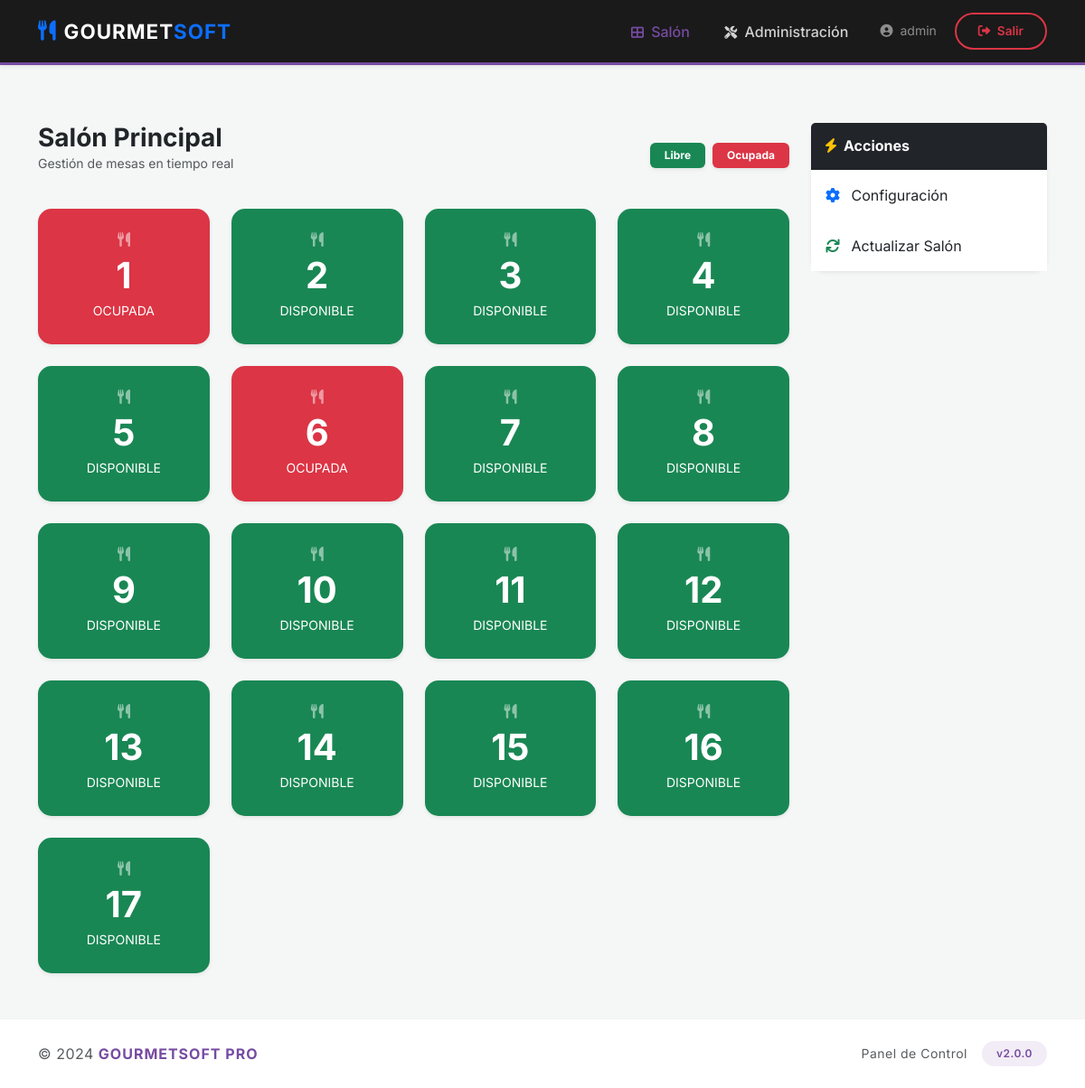
The app's page /dashboard (signed in) with its own data.
### app/models.py (models this page shows)
class TableModel(db.Model):
    __tablename__ = 'tables'
    id = db.Column(db.Integer, primary_key=True)
    number = db.Column(db.Integer, unique=True, nullable=False)
    status = db.Column(db.String(20), default='disponible')
    orders = db.relationship('Order', backref='table', lazy=True)

### app/routes.py (the view)
@main.route('/dashboard')
def dashboard():
    if 'user_id' not in session:
        return redirect(url_for('main.login'))
    tables = TableModel.query.order_by(TableModel.number).all()
    products = Product.query.all()
    return render_template('dashboard.html', tables=tables, products=products)

### app/templates/dashboard.html (shortened to what this page needs)
{% extends "layout.html" %}
{% block content %}
<div class="container mt-5">
    <div class="row">
        <div class="col-lg-9">
            <div class="d-flex justify-content-between align-items-center mb-4">
                <div>
                    <h3 class="fw-bold text-dark m-0">Salón Principal</h3>
                    <p class="text-muted small">Gestión de mesas en tiempo real</p>
                </div>
                <div class="d-flex gap-2">
                    <span class="badge bg-success shadow-sm px-3 py-2">Libre</span>
                    <span class="badge bg-danger shadow-sm px-3 py-2">Ocupada</span>
                </div>
            </div>
            <div class="row row-cols-2 row-cols-md-3 row-cols-lg-4 g-4">
                {% for table in tables %}
                <div class="col">
                    <div id="table-{{ table.id }}"
                         class="card h-100 shadow-sm table-card {{ 'bg-danger text-white' if table.status == 'ocupada' else 'bg-success text-white' }}"
                         onclick="openOrderModal('{{ table.id }}', '{{ table.number }}', '{{ table.status }}')"
                         style="cursor: pointer; min-height: 150px; border: none; border-radius: 15px;">
                        <div class="card-body text-center d-flex flex-column justify-content-center">
                            <i class="fas fa-utensils mb-2 opacity-50"></i>
                            <h2 class="display-6 fw-bold mb-1">{{ table.number }}</h2>
                            <span class="small text-uppercase">{{ table.status }}</span>
                        </div>
                    </div>
                </div>
                {% endfor %}
            </div>
        </div>
        <div class="col-lg-3 mt-4 mt-lg-0">
            <div class="card border-0 shadow-sm rounded-4 mb-4">
                <div class="card-header bg-dark text-white py-3 border-0">
                    <h6 class="m-0 fw-bold"><i class="fas fa-bolt me-2 text-warning"></i>Acciones</h6>
                </div>
                <div class="card-body p-0">
                    <div class="list-group list-group-flush">
                        {% if session['role'] in ['admin', 'cajera'] %}
                        <a href="{{ url_for('main.settings') }}" class="list-group-item list-group-item-action py-3 border-0">
                            <i class="fas fa-cog me-2 text-primary"></i> Configuración
                        </a>
                        {% endif %}
                        <button class="list-group-item list-group-item-action py-3 border-0" onclick="location.reload()">
                            <i class="fas fa-sync me-2 text-success"></i> Actualizar Salón
                        </button>
                    </div>
                </div>
            </div>
        </div>
    </div>
</div>
<footer class="footer py-4 mt-auto">
    <div class="container">
        <div class="d-flex flex-column flex-md-row justify-content-between align-items-center gap-3">
            <div>
                <span class="text-muted">© 2024 </span>
                <span class="fw-bold" style="color: var(--primary-color); letter-spacing: 1px;">GOURMETSOFT PRO</span>
            </div>
            <div class="d-flex align-items-center gap-3">
                <span class="text-muted small d-none d-md-block">Panel de Control</span>
                <span class="badge rounded-pill px-3 py-2" style="background: rgba(118, 75, 162, 0.1); color: var(--primary-color); font-weight: 600;">
                    v2.0.0
                </span>
            </div>
        </div>
    </div>
</footer>
{% endblock %}

### app/templates/layout.html (shortened to what this page needs)
<!DOCTYPE html>
<html lang="es">
<head>
    <link href="https://cdn.jsdelivr.net/npm/bootstrap@5.3.0/dist/css/bootstrap.min.css" rel="stylesheet">
    <link rel="stylesheet" href="https://cdnjs.cloudflare.com/ajax/libs/font-awesome/6.0.0/css/all.min.css">
    <link rel="stylesheet" href="{{ url_for('static', filename='css/custom.css') }}">
</head>
<body>
    <nav class="navbar navbar-expand-lg navbar-dark shadow-sm">
        <div class="container">
            <a class="navbar-brand d-flex align-items-center" href="{{ url_for('main.dashboard') }}">
                <i class="fas fa-utensils text-primary me-2"></i>
                <span>GOURMET<span class="text-primary">SOFT</span></span>
            </a>
            <div class="collapse navbar-collapse" id="navbarNav">
                <ul class="navbar-nav ms-auto align-items-center">
                    {% if session.get('user_id') %}
                        <li class="nav-item">
                            <a class="nav-link {{ 'active' if request.endpoint == 'main.dashboard' }}" href="{{ url_for('main.dashboard') }}">
                                <i class="fas fa-th-large me-1 small"></i> Salón
                            </a>
                        </li>
                        {% if session.get('role') == 'admin' %}
                        <li class="nav-item">
                            <a class="nav-link {{ 'active' if request.endpoint == 'main.settings' }}" href="{{ url_for('main.settings') }}">
                                <i class="fas fa-tools me-1 small"></i> Administración
                            </a>
                        </li>
                        {% endif %}
                        <li class="nav-item ms-lg-3">
                            <span class="text-white-50 small me-3 d-none d-lg-inline">
                                <i class="fas fa-user-circle me-1"></i> {{ session.get('username') }}
                            </span>
                            <a class="btn btn-outline-danger btn-logout border-2" href="{{ url_for('main.logout') }}">
                                <i class="fas fa-sign-out-alt me-1"></i> Salir
                            </a>
                        </li>
                    {% endif %}
                </ul>
            </div>
        </div>
    </nav>
    <main class="main-wrapper">
        {% block content %}{% endblock %}
    </main>
</body>
</html>

### app/static/css/custom.css (style rules this page uses)
:root { --primary-color: #764ba2; --secondary-color: #667eea; --success-color: #2ecc71; --danger-color: #e74c3c; --dark-bg: #1a1a1a; --light-bg: #f4f7f6; --transition-smooth: all 0.3s cubic-bezier(0.25, 0.8, 0.25, 1); }
body { font-family: 'Inter', sans-serif; background-color: var(--light-bg); margin: 0; padding: 0; }
body, html { height: 100%; margin: 0; }
.table-card { transition: var(--transition-smooth); border: none !important; border-radius: 20px; color: white; min-height: 160px; }
.footer { background-color: #ffffff !important; border-top: 1px solid rgba(0,0,0,0.05) !important; margin-top: 50px !important; }
.footer span { letter-spacing: 0.5px; }
body { display: flex; flex-direction: column; min-height: 100vh; }
main, .container { flex: 1; }
footer { background: #ffffff !important; border-top: 1px solid rgba(0, 0, 0, 0.05); padding: 20px 0; margin-top: auto; }
main, .container { flex: 1 0 auto; }

### app/templates/layout.html (style rules this page uses)
body { background-color: #f4f7f6; font-family: 'Inter', sans-serif; }
.navbar { background: #1a1a1a !important; padding: 0.8rem 0; border-bottom: 3px solid #764ba2; }
.navbar-brand { font-weight: 700; letter-spacing: 1px; font-size: 1.4rem; }
.nav-link { font-weight: 500; color: rgba(255,255,255,0.8) !important; transition: color 0.3s ease; padding: 0.5rem 1.2rem !important; }
.nav-link.active { color: #764ba2 !important; }
.btn-logout { border-radius: 50px; padding: 0.5rem 1.5rem; font-weight: 600; font-size: 0.85rem; transition: all 0.3s; }
.main-wrapper { min-height: calc(100vh - 160px); }

### app/templates/dashboard.html (style rules this page uses)
body { display: flex; flex-direction: column; min-height: 100vh; }

### records on screen
TableModel: number "1", status "OCUPADA"
TableModel: number "2", status "DISPONIBLE"
TableModel: number "3", status "DISPONIBLE"
TableModel: number "4", status "DISPONIBLE"
TableModel: number "5", status "DISPONIBLE"
TableModel: number "6", status "OCUPADA"
TableModel: number "7", status "DISPONIBLE"
TableModel: number "8", status "DISPONIBLE"
TableModel: number "9", status "DISPONIBLE"
TableModel: number "10", status "DISPONIBLE"
TableModel: number "11", status "DISPONIBLE"
TableModel: number "12", status "DISPONIBLE"
TableModel: number "13", status "DISPONIBLE"
TableModel: number "14", status "DISPONIBLE"
TableModel: number "15", status "DISPONIBLE"
TableModel: number "16", status "DISPONIBLE"
TableModel: number "17", status "DISPONIBLE"

### other values on screen
{{ session.get('username') }} "admin"
